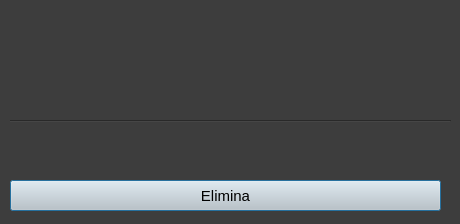
<?xml version="1.0" encoding="UTF-8"?>
<ui version="4.0">
 <class>Dialog</class>
 <widget class="QDialog" name="Dialog">
  <property name="geometry">
   <rect>
    <x>0</x>
    <y>0</y>
    <width>460</width>
    <height>224</height>
   </rect>
  </property>
  <property name="windowTitle">
   <string>Dialog</string>
  </property>
  <property name="styleSheet">
   <string notr="true">background-color: rgb(61, 61, 61);</string>
  </property>
  <widget class="QLabel" name="targa_label">
   <property name="geometry">
    <rect>
     <x>10</x>
     <y>10</y>
     <width>441</width>
     <height>101</height>
    </rect>
   </property>
   <property name="styleSheet">
    <string notr="true">font: 24pt &quot;MS Shell Dlg 2&quot;;</string>
   </property>
   <property name="text">
    <string/>
   </property>
  </widget>
  <widget class="QLabel" name="tipo_label">
   <property name="geometry">
    <rect>
     <x>10</x>
     <y>130</y>
     <width>441</width>
     <height>31</height>
    </rect>
   </property>
   <property name="styleSheet">
    <string notr="true">font: 14pt &quot;MS Shell Dlg 2&quot;;</string>
   </property>
   <property name="text">
    <string/>
   </property>
  </widget>
  <widget class="Line" name="line">
   <property name="geometry">
    <rect>
     <x>10</x>
     <y>120</y>
     <width>441</width>
     <height>3</height>
    </rect>
   </property>
   <property name="orientation">
    <enum>Qt::Horizontal</enum>
   </property>
  </widget>
  <widget class="QPushButton" name="elimina_button">
   <property name="geometry">
    <rect>
     <x>10</x>
     <y>180</y>
     <width>431</width>
     <height>31</height>
    </rect>
   </property>
   <property name="font">
    <font>
     <pointsize>11</pointsize>
     <weight>50</weight>
     <bold>false</bold>
    </font>
   </property>
   <property name="cursor">
    <cursorShape>PointingHandCursor</cursorShape>
   </property>
   <property name="styleSheet">
    <string notr="true">background-color: rgb(202, 202, 202);</string>
   </property>
   <property name="text">
    <string>Elimina</string>
   </property>
  </widget>
 </widget>
 <resources/>
 <connections/>
</ui>
